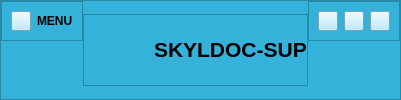
                  <widget class="QFrame" name="frame_18">
                   <property name="styleSheet">
                    <string notr="true">background-color: rgb(52, 178, 217);</string>
                   </property>
                   <property name="frameShape">
                    <enum>QFrame::StyledPanel</enum>
                   </property>
                   <property name="frameShadow">
                    <enum>QFrame::Raised</enum>
                   </property>
                   <layout class="QHBoxLayout" name="horizontalLayout_8">
                    <property name="spacing">
                     <number>0</number>
                    </property>
                    <property name="leftMargin">
                     <number>0</number>
                    </property>
                    <property name="topMargin">
                     <number>0</number>
                    </property>
                    <property name="rightMargin">
                     <number>0</number>
                    </property>
                    <property name="bottomMargin">
                     <number>0</number>
                    </property>
                    <item alignment="Qt::AlignLeft|Qt::AlignTop">
                     <widget class="QFrame" name="frame_20">
                      <property name="frameShape">
                       <enum>QFrame::StyledPanel</enum>
                      </property>
                      <property name="frameShadow">
                       <enum>QFrame::Raised</enum>
                      </property>
                      <layout class="QHBoxLayout" name="horizontalLayout_9">
                       <item>
                        <widget class="QPushButton" name="menubtn">
                         <property name="maximumSize">
                          <size>
                           <width>20</width>
                           <height>20</height>
                          </size>
                         </property>
                         <property name="styleSheet">
                          <string notr="true">background-color: rgb(171, 230, 255);</string>
                         </property>
                         <property name="text">
                          <string/>
                         </property>
                         <property name="icon">
                          <iconset resource="resources.qrc">
                           <normaloff>:/icons/menu.png</normaloff>:/icons/menu.png</iconset>
                         </property>
                        </widget>
                       </item>
                       <item>
                        <widget class="QLabel" name="label_20">
                         <property name="text">
                          <string>&lt;html&gt;&lt;head/&gt;&lt;body&gt;&lt;p&gt;&lt;span style=&quot; font-weight:600;&quot;&gt;MENU&lt;/span&gt;&lt;/p&gt;&lt;/body&gt;&lt;/html&gt;</string>
                         </property>
                        </widget>
                       </item>
                      </layout>
                     </widget>
                    </item>
                    <item alignment="Qt::AlignHCenter|Qt::AlignVCenter">
                     <widget class="QFrame" name="frame_21">
                      <property name="frameShape">
                       <enum>QFrame::StyledPanel</enum>
                      </property>
                      <property name="frameShadow">
                       <enum>QFrame::Raised</enum>
                      </property>
                      <layout class="QHBoxLayout" name="horizontalLayout_10">
                       <property name="spacing">
                        <number>0</number>
                       </property>
                       <property name="leftMargin">
                        <number>0</number>
                       </property>
                       <property name="topMargin">
                        <number>0</number>
                       </property>
                       <property name="rightMargin">
                        <number>0</number>
                       </property>
                       <property name="bottomMargin">
                        <number>0</number>
                       </property>
                       <item>
                        <widget class="QLabel" name="label_22">
                         <property name="minimumSize">
                          <size>
                           <width>70</width>
                           <height>70</height>
                          </size>
                         </property>
                         <property name="maximumSize">
                          <size>
                           <width>70</width>
                           <height>70</height>
                          </size>
                         </property>
                         <property name="text">
                          <string/>
                         </property>
                         <property name="pixmap">
                          <pixmap resource="resources.qrc">:/image/logo.png</pixmap>
                         </property>
                         <property name="scaledContents">
                          <bool>true</bool>
                         </property>
                        </widget>
                       </item>
                       <item>
                        <widget class="QLabel" name="label_21">
                         <property name="text">
                          <string>&lt;html&gt;&lt;head/&gt;&lt;body&gt;&lt;p&gt;&lt;span style=&quot; font-size:16pt; font-weight:600;&quot;&gt;SKYLDOC-SUP&lt;/span&gt;&lt;/p&gt;&lt;/body&gt;&lt;/html&gt;</string>
                         </property>
                        </widget>
                       </item>
                      </layout>
                     </widget>
                    </item>
                    <item alignment="Qt::AlignRight|Qt::AlignTop">
                     <widget class="QFrame" name="frame_22">
                      <property name="frameShape">
                       <enum>QFrame::StyledPanel</enum>
                      </property>
                      <property name="frameShadow">
                       <enum>QFrame::Raised</enum>
                      </property>
                      <layout class="QHBoxLayout" name="horizontalLayout_11">
                       <item>
                        <widget class="QPushButton" name="minimize_3">
                         <property name="maximumSize">
                          <size>
                           <width>20</width>
                           <height>20</height>
                          </size>
                         </property>
                         <property name="styleSheet">
                          <string notr="true">background-color: rgb(171, 230, 255);</string>
                         </property>
                         <property name="text">
                          <string/>
                         </property>
                         <property name="icon">
                          <iconset resource="resources.qrc">
                           <normaloff>:/icons/minimize.png</normaloff>:/icons/minimize.png</iconset>
                         </property>
                        </widget>
                       </item>
                       <item>
                        <widget class="QPushButton" name="restoreDown_3">
                         <property name="maximumSize">
                          <size>
                           <width>20</width>
                           <height>20</height>
                          </size>
                         </property>
                         <property name="styleSheet">
                          <string notr="true">background-color: rgb(171, 230, 255);</string>
                         </property>
                         <property name="text">
                          <string/>
                         </property>
                         <property name="icon">
                          <iconset resource="resources.qrc">
                           <normaloff>:/icons/restureDown.png</normaloff>:/icons/restureDown.png</iconset>
                         </property>
                        </widget>
                       </item>
                       <item>
                        <widget class="QPushButton" name="closeButton_3">
                         <property name="maximumSize">
                          <size>
                           <width>20</width>
                           <height>20</height>
                          </size>
                         </property>
                         <property name="styleSheet">
                          <string notr="true">background-color: rgb(171, 230, 255);</string>
                         </property>
                         <property name="text">
                          <string/>
                         </property>
                         <property name="icon">
                          <iconset resource="resources.qrc">
                           <normaloff>:/icons/close.png</normaloff>:/icons/close.png</iconset>
                         </property>
                        </widget>
                       </item>
                      </layout>
                     </widget>
                    </item>
                   </layout>
                  </widget>
